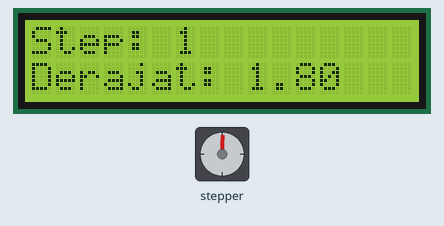
A sketch run on a simulated Arduino Uno, built with avr-gcc and run on an emulated ATmega328P. Shown: 16×2 character LCD, stepper motor. Stepper angles assume 200 steps per turn.

Above: at 0.53 s.
At 10.27 s:
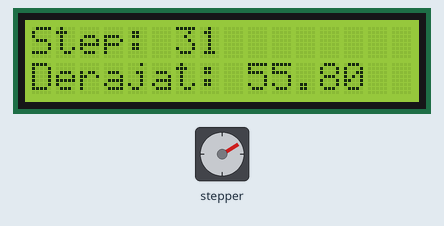
At 20.0 s:
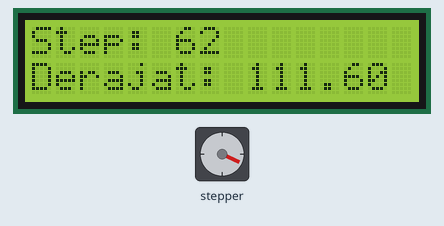
At 39.26 s:
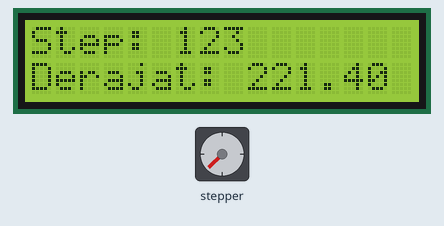
Timing chart, 0 to 40.0 s (numbered marks = the images above):
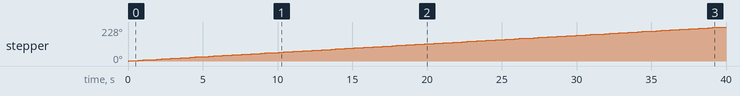

The sketch:

sketch.ino
```cpp
#include <Stepper.h>
#include <Wire.h>
#include <LiquidCrystal_I2C.h>

const int stepsPerRev = 200;
Stepper myStepper(stepsPerRev, 8, 9, 10, 11);

LiquidCrystal_I2C lcd(0x27, 16, 2);

long totalSteps = 0;
unsigned long waktuTerakhir = 0;

void setup() {
  lcd.init();
  lcd.backlight();
  myStepper.setSpeed(1);
}

void loop() {
  myStepper.step(1);
  totalSteps++;

  if (millis() - waktuTerakhir > 300) {
    float derajat = (totalSteps % stepsPerRev) * (360.0 / stepsPerRev);

    lcd.setCursor(0, 0);
    lcd.print("Step: ");
    lcd.print(totalSteps);

    lcd.setCursor(0, 1);
    lcd.print("Derajat: ");
    lcd.print(derajat);

    waktuTerakhir = millis();
  }
}
```

Measured:
- by itself, stepper: keeps turning clockwise at about 6°/s
- what the display in image 0 shows lasts 0.6 s, from 0.4 s to 1.0 s
